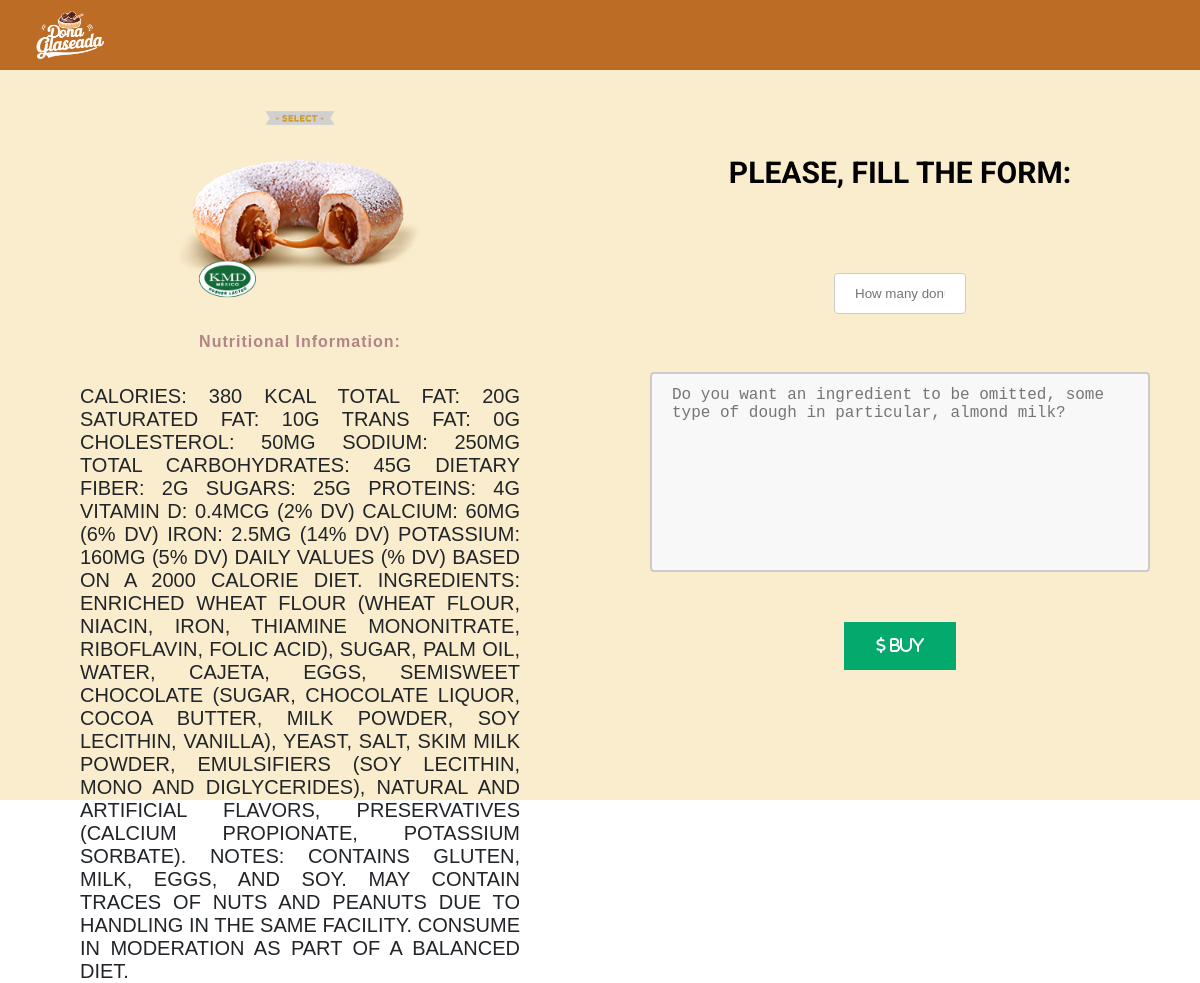
Page /shopping_cart/shoping_form/7 (signed in) on the committed database.
### Inventory/models.py (models this page shows, shortened)
class Donut(models.Model):
    name = models.CharField(max_length=50)
    description = models.CharField(max_length=250)
    nutritional_information = models.TextField(blank=True, null=True)
    price = models.DecimalField(max_digits=5, decimal_places=2)
    date_expirity = models.DateField(null=True, blank=True)
    quantity = models.PositiveIntegerField()
    class Meta:
        ordering = ['price']

### ShoppingCart/views.py (the view, shortened to what this page needs)
# urls.py: path('shoping_form/<int:donut_id>', views.ShoppingFormView.as_view(), name="shoping_form"), # The view is missing
@method_decorator(login_required, name='dispatch')
class ShoppingFormView(View):
    template_name = 'shopping_cart/shopping.html'
    success_url = reverse_lazy('inventory:home')
    def get(self, request, donut_id):
        form = ShoppingForm()
        donut = get_object_or_404(Donut, id=donut_id)
        return render(request, self.template_name, {'form': form, 'donut': donut})

### ShoppingCart/forms.py
class ShoppingForm(forms.ModelForm):
    class Meta:
        model = ShoppingCart
        fields = ['quantity', 'suggestion']

### ShoppingCart/templates/shopping_cart/shopping.html (shortened to what this page needs)
{% extends 'shopping_cart/base.html' %}
{% load static %}
{% block content %}
  <div class="shopping-content">
    <div class="info-donut-content">
        <img src="{% static 'images/dona-' %}{{ donut.name }}.png" alt="Image of {{ donut.name }}"  class="info-donut-image">
        <h2 class="info-donut-title" >Nutritional Information:</h2>
        <p class="info-donut-paragraph">{{donut.nutritional_information}}</p>
    </div>
    <form class="shopping-form" method="post">
        <h2 class="shopping-form-tittle">Please, fill the form: </h2>
        <input type="number" class="shopping-form-input" placeholder="How many donuts do you wish?" name="{{ form.quantity.name }}" required min="1" max="100">
        <textarea class="shopping-form-input-textarea" placeholder="Do you want an ingredient to be omitted, some type of dough in particular, almond milk?" name="{{ form.suggestion.name }}" required maxlength="450"></textarea>
        <button class="shopping-form-btn"><i class="fa-solid fa-dollar-sign"> Buy</i></button>
      </form>
  </div>
{% endblock content %}

### ShoppingCart/static/css/cart_shopping.css (style rules this page uses)
html { font-size: 62.5%; box-sizing: border-box; }
body { margin: 0; padding: 0; font-family: 'Montserrat', sans-serif; }
.shopping-content { height: 100vh; width: 100vw; display: flex; align-items: center; justify-content: center; }
.info-donut-image { height: 40vh; width: 20vw; }
.info-donut-content { height: 100vh; width: 50vw; display: flex; flex-direction: column; align-items: center; box-sizing: border-box; padding: 8rem; }
.info-donut-paragraph { color: #212529; text-transform: uppercase; font-size: 2rem; text-align: justify; }
.info-donut-title { color: #b18486; font-family: 'Josefin Sans', sans-serif; font-size: 1.6rem; letter-spacing: .1rem; }
.shopping-form { height: 100vh; width: 50vw; display: flex; flex-direction: column; align-items: center; justify-content: space-evenly; box-sizing: border-box; padding: 8rem; }
.shopping-form-input-textarea { width: 500px; height: 200px; padding: 12px 20px; box-sizing: border-box; border: 2px solid #ccc; border-radius: 4px; background-color: #f8f8f8; font-size: 1.6rem; resize: none; }
.shopping-form-input { width: 30%; text-align: center; padding: 12px 20px; margin: 8px 0; display: inline-block; border: 1px solid #ccc; border-radius: 4px; box-sizing: border-box; }
.shopping-form-tittle { font-size: 3rem; text-transform: uppercase; font-family: "Roboto", sans-serif; font-style: normal; }
.shopping-form-btn { cursor: pointer; background-color: #04AA6D; border: none; color: white; padding: 15px 32px; text-align: center; text-decoration: none; display: inline-block; font-size: 16px; transition: all .5s; }

### rows in the picture
Donut: name (picture), nutritional_information "CALORIES: 380 KCAL TOTAL FAT: 20G SATURATED FAT: 10G TRANS FAT: 0G CHOLESTEROL: 50MG SODIUM: 250MG TOTAL CARBOHYDRATES: 45G DIETARY FIBER: 2G SUGARS: 25G PROTEINS: 4G VITAMIN D: 0.4MCG (2% DV) CALCIUM: 60MG (6% DV) IRON: 2.5MG (14% DV) POTASSIUM: 160MG (5% DV) DAILY VALUES (% DV) BASED ON A 2000 CALORIE DIET. INGREDIENTS: ENRICHED WHEAT FLOUR (WHEAT FLOUR, NIACIN, IRON, THIAMINE MONONITRATE, RIBOFLAVIN, FOLIC ACID), SUGAR, PALM OIL, WATER, CAJETA, EGGS, SEMISWEET CHOCOLATE (SUGAR, CHOCOLATE LIQUOR, COCOA BUTTER, MILK POWDER, SOY LECITHIN, VANILLA), YEAST, SALT, SKIM MILK POWDER, EMULSIFIERS (SOY LECITHIN, MONO AND DIGLYCERIDES), NATURAL AND ARTIFICIAL FLAVORS, PRESERVATIVES (CALCIUM…"
